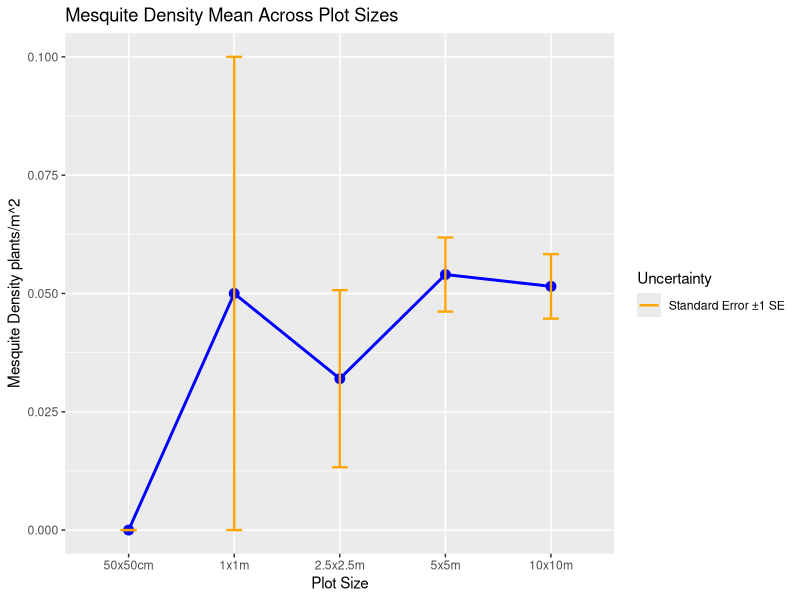
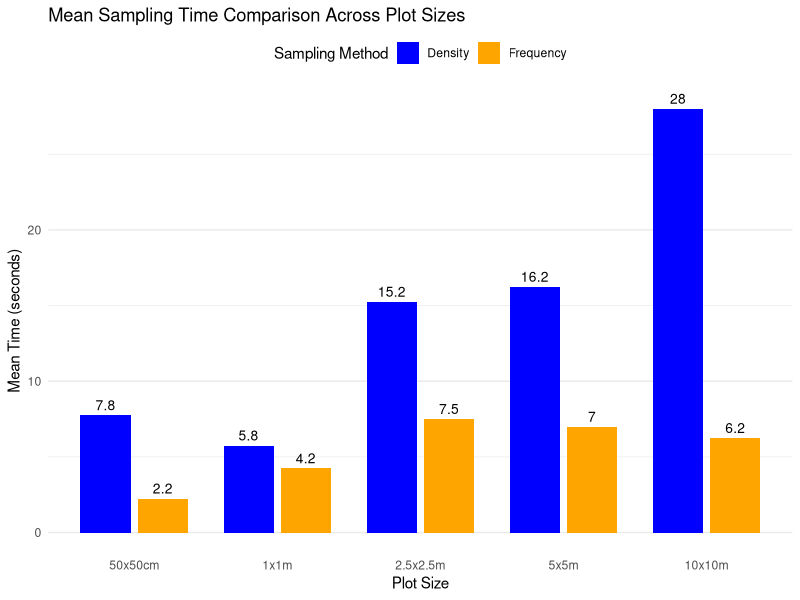

Generate these figures, in order, with R:
## ---- chunk 1
library(tidyverse)
library(plotrix)
density <- read_csv("../data_raw/Lab3_Density.csv")
time_density <- read_csv("../data_raw/Lab3_densitytime.csv")
time_frequency <- read_csv("../data_raw/Lab3_frequency_time.csv")
## ---- chunk 2
#longer data tables
density_data <- density %>%
  pivot_longer(
    cols = c(`50x50cm`, `1x1m`, `2.5x2.5m`, `5x5m`, `10x10m`),
    names_to = "plot_size",
    values_to = "count"
  ) %>%
  mutate(
    # Set the area in m^2 for each plot size
    area_m2 = case_when(
      plot_size == "50x50cm"  ~ 0.25,
      plot_size == "1x1m"     ~ 1.00,
      plot_size == "2.5x2.5m" ~ 6.25,
      plot_size == "5x5m"     ~ 25.00,
      plot_size == "10x10m"   ~ 100.00), 
    #convert density
    density = count/area_m2,
    #set as factor to order smallest to largest quadrat and order x-axis titles
    plot_size = factor(plot_size, 
      levels = c("50x50cm", "1x1m", "2.5x2.5m", "5x5m", "10x10m")
    )
  )

#standard error and standard deviation
summary_density <- density_data %>%
  group_by(plot_size) %>%
  summarise(
    mean_density = mean(density),
    se_density   = sd(density) / sqrt(n())
  )

print(summary_density)
    
#plot summary stats
ggplot(summary_density, aes(x = plot_size, y = mean_density, group = 1)) +
  geom_line(color = "blue", size = 1) +
  geom_point(color = "blue", size = 3) +
  geom_errorbar(
    aes(ymin = mean_density - se_density, ymax = mean_density + se_density,
    color = "Standard Error ±1 SE"),
width = 0.15, linewidth = 0.8
  ) +
  scale_color_manual(name = "Uncertainty", values = c("Standard Error ±1 SE" = "orange")) +
  labs(
    title = "Mesquite Density Mean Across Plot Sizes",
    x = "Plot Size",
    y = "Mesquite Density plants/m^2")

## ---- chunk 3

time_density_longer <- time_density %>%
  pivot_longer(
    cols = c(`50x50cm`, `1x1m`, `2.5x2.5m`, `5x5m`, `10x10m`),
    names_to = "plot_size",
    values_to = "count")

time_density_longer <- time_density_longer %>%
  mutate(
    plot_size = factor(
      plot_size, 
      levels = c("50x50cm", "1x1m", "2.5x2.5m", "5x5m", "10x10m") ) )

summary_time_density <- time_density_longer %>%
  group_by(plot_size) %>%
  summarise(mean_time = mean(count))

time_frequency_longer <- time_frequency %>% 
  pivot_longer(
    cols = c(`50x50cm`, `1x1m`, `2.5x2.5m`, `5x5m`, `10x10m`),
    names_to = "plot_size",
    values_to = c("count"))

time_frequency_longer <- time_frequency_longer %>% 
  mutate(
    plot_size = factor( plot_size,
    levels = c("50x50cm", "1x1m", "2.5x2.5m", "5x5m", "10x10m")
  ) )

summary_time_frequency <- time_frequency_longer %>% 
  group_by(plot_size) %>% 
  summarise(mean_time = mean(count))

# 1. Combine both summaries and tag the sampling method
summary_combined <- bind_rows(
  summary_time_density %>% mutate(method = "Density"),
  summary_time_frequency %>% mutate(method = "Frequency")
)

# 2. Plot side-by-side bars using position_dodge()
ggplot(summary_combined, aes(x = plot_size, y = mean_time, fill = method)) +
  geom_col(position = position_dodge(0.8), width = 0.7) +
  geom_text(
    aes(label = round(mean_time, 1)),
    position = position_dodge(0.8),
    vjust = -0.5,
    size = 3.5
  ) +
  scale_fill_manual(
    name = "Sampling Method",
    values = c("Density" = "blue", "Frequency" = "orange")
  ) +
  labs(
    title = "Mean Sampling Time Comparison Across Plot Sizes",
    x = "Plot Size",
    y = "Mean Time (seconds)"
  ) +
  theme_minimal() +
  theme(
    panel.grid.major.x = element_blank(),
    legend.position = "top"
  )
  
